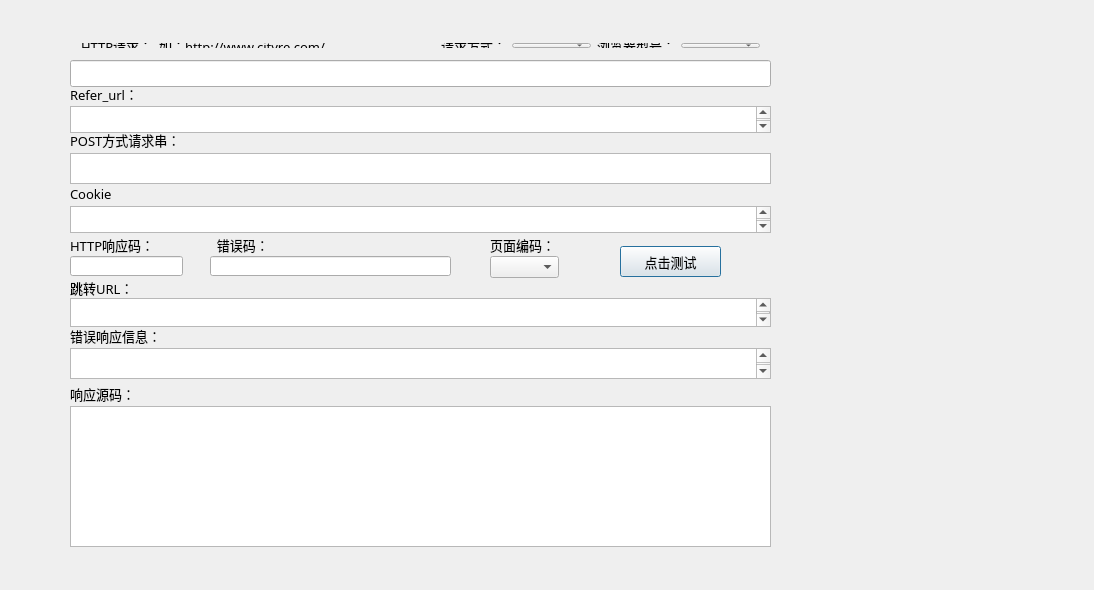
<?xml version="1.0" encoding="UTF-8"?>
<ui version="4.0">
 <class>Dialog</class>
 <widget class="QDialog" name="Dialog">
  <property name="geometry">
   <rect>
    <x>0</x>
    <y>0</y>
    <width>1094</width>
    <height>590</height>
   </rect>
  </property>
  <property name="windowTitle">
   <string>Dialog</string>
  </property>
  <property name="styleSheet">
   <string notr="true">QDialog.bgw{
	border-right:1px solid rgb(170,170,170);
	background:qlineargradient(spread:reflect,
		x1:0,y1:0,x2:1,y2:0,
		stop:0 rgba(207,210,184,255),
		stop:1 rgba(198,210,100,255));
}
QPushButton:pressed {
         background-color: qlineargradient(x1: 0, y1: 0, x2: 0, y2: 1, stop: 0 #aadbfe, stop: 1 #f6f7fa);

}</string>
  </property>
  <property name="class" stdset="0">
   <string>bgw</string>
  </property>
  <widget class="QLabel" name="label_2">
   <property name="geometry">
    <rect>
     <x>70</x>
     <y>234</y>
     <width>91</width>
     <height>21</height>
    </rect>
   </property>
   <property name="font">
    <font>
     <family>微软雅黑</family>
     <pointsize>10</pointsize>
    </font>
   </property>
   <property name="text">
    <string>HTTP响应码：</string>
   </property>
  </widget>
  <widget class="QLabel" name="label_3">
   <property name="geometry">
    <rect>
     <x>70</x>
     <y>278</y>
     <width>71</width>
     <height>20</height>
    </rect>
   </property>
   <property name="font">
    <font>
     <family>微软雅黑</family>
     <pointsize>10</pointsize>
    </font>
   </property>
   <property name="text">
    <string>跳转URL：</string>
   </property>
  </widget>
  <widget class="QLabel" name="label_4">
   <property name="geometry">
    <rect>
     <x>70</x>
     <y>386</y>
     <width>71</width>
     <height>16</height>
    </rect>
   </property>
   <property name="font">
    <font>
     <family>微软雅黑</family>
     <pointsize>10</pointsize>
    </font>
   </property>
   <property name="text">
    <string>响应源码：</string>
   </property>
  </widget>
  <widget class="QLineEdit" name="httprsp">
   <property name="geometry">
    <rect>
     <x>70</x>
     <y>256</y>
     <width>113</width>
     <height>20</height>
    </rect>
   </property>
   <property name="font">
    <font>
     <family>微软雅黑</family>
     <pointsize>11</pointsize>
    </font>
   </property>
  </widget>
  <widget class="QPushButton" name="pushButton">
   <property name="geometry">
    <rect>
     <x>620</x>
     <y>246</y>
     <width>101</width>
     <height>31</height>
    </rect>
   </property>
   <property name="font">
    <font>
     <family>微软雅黑</family>
     <pointsize>10</pointsize>
    </font>
   </property>
   <property name="text">
    <string>点击测试</string>
   </property>
  </widget>
  <widget class="QPlainTextEdit" name="httpcontent">
   <property name="geometry">
    <rect>
     <x>70</x>
     <y>406</y>
     <width>701</width>
     <height>141</height>
    </rect>
   </property>
   <property name="font">
    <font>
     <family>微软雅黑</family>
     <weight>50</weight>
     <bold>false</bold>
    </font>
   </property>
  </widget>
  <widget class="QPlainTextEdit" name="httpgoto">
   <property name="geometry">
    <rect>
     <x>70</x>
     <y>298</y>
     <width>701</width>
     <height>29</height>
    </rect>
   </property>
   <property name="font">
    <font>
     <family>微软雅黑</family>
     <pointsize>11</pointsize>
    </font>
   </property>
  </widget>
  <widget class="QComboBox" name="comboBox">
   <property name="geometry">
    <rect>
     <x>490</x>
     <y>256</y>
     <width>69</width>
     <height>22</height>
    </rect>
   </property>
   <property name="font">
    <font>
     <family>微软雅黑</family>
     <pointsize>10</pointsize>
    </font>
   </property>
  </widget>
  <widget class="QLabel" name="label_5">
   <property name="geometry">
    <rect>
     <x>490</x>
     <y>234</y>
     <width>81</width>
     <height>21</height>
    </rect>
   </property>
   <property name="font">
    <font>
     <family>微软雅黑</family>
     <pointsize>10</pointsize>
    </font>
   </property>
   <property name="text">
    <string>页面编码：</string>
   </property>
  </widget>
  <widget class="QLabel" name="label_6">
   <property name="geometry">
    <rect>
     <x>70</x>
     <y>86</y>
     <width>121</width>
     <height>16</height>
    </rect>
   </property>
   <property name="font">
    <font>
     <family>微软雅黑</family>
     <pointsize>10</pointsize>
    </font>
   </property>
   <property name="text">
    <string>Refer_url：</string>
   </property>
  </widget>
  <widget class="QPlainTextEdit" name="referurl">
   <property name="geometry">
    <rect>
     <x>70</x>
     <y>106</y>
     <width>701</width>
     <height>27</height>
    </rect>
   </property>
   <property name="font">
    <font>
     <family>微软雅黑</family>
     <pointsize>10</pointsize>
    </font>
   </property>
  </widget>
  <widget class="QPlainTextEdit" name="httperrmsg">
   <property name="geometry">
    <rect>
     <x>70</x>
     <y>348</y>
     <width>701</width>
     <height>31</height>
    </rect>
   </property>
   <property name="font">
    <font>
     <family>微软雅黑</family>
     <pointsize>11</pointsize>
    </font>
   </property>
  </widget>
  <widget class="QLabel" name="label_9">
   <property name="geometry">
    <rect>
     <x>70</x>
     <y>328</y>
     <width>121</width>
     <height>16</height>
    </rect>
   </property>
   <property name="font">
    <font>
     <family>微软雅黑</family>
     <pointsize>10</pointsize>
    </font>
   </property>
   <property name="text">
    <string>错误响应信息：</string>
   </property>
  </widget>
  <widget class="QLabel" name="label_10">
   <property name="geometry">
    <rect>
     <x>210</x>
     <y>234</y>
     <width>91</width>
     <height>21</height>
    </rect>
   </property>
   <property name="font">
    <font>
     <family>微软雅黑</family>
     <pointsize>10</pointsize>
    </font>
   </property>
   <property name="text">
    <string>  错误码：</string>
   </property>
  </widget>
  <widget class="QLineEdit" name="httperrcode">
   <property name="geometry">
    <rect>
     <x>210</x>
     <y>256</y>
     <width>241</width>
     <height>20</height>
    </rect>
   </property>
   <property name="font">
    <font>
     <family>微软雅黑</family>
     <pointsize>11</pointsize>
    </font>
   </property>
  </widget>
  <widget class="QPlainTextEdit" name="cookiestring">
   <property name="geometry">
    <rect>
     <x>70</x>
     <y>206</y>
     <width>701</width>
     <height>27</height>
    </rect>
   </property>
   <property name="font">
    <font>
     <family>微软雅黑</family>
     <pointsize>10</pointsize>
    </font>
   </property>
  </widget>
  <widget class="QLabel" name="label_11">
   <property name="geometry">
    <rect>
     <x>70</x>
     <y>186</y>
     <width>121</width>
     <height>16</height>
    </rect>
   </property>
   <property name="font">
    <font>
     <family>微软雅黑</family>
     <pointsize>10</pointsize>
    </font>
   </property>
   <property name="text">
    <string>Cookie</string>
   </property>
  </widget>
  <widget class="QLabel" name="label_12">
   <property name="geometry">
    <rect>
     <x>70</x>
     <y>132</y>
     <width>121</width>
     <height>16</height>
    </rect>
   </property>
   <property name="font">
    <font>
     <family>微软雅黑</family>
     <pointsize>10</pointsize>
    </font>
   </property>
   <property name="text">
    <string>POST方式请求串：</string>
   </property>
  </widget>
  <widget class="QPlainTextEdit" name="poststr">
   <property name="geometry">
    <rect>
     <x>70</x>
     <y>153</y>
     <width>701</width>
     <height>31</height>
    </rect>
   </property>
   <property name="font">
    <font>
     <family>微软雅黑</family>
     <pointsize>10</pointsize>
    </font>
   </property>
  </widget>
  <widget class="QWidget" name="layoutWidget">
   <property name="geometry">
    <rect>
     <x>70</x>
     <y>32</y>
     <width>701</width>
     <height>27</height>
    </rect>
   </property>
   <layout class="QHBoxLayout" name="horizontalLayout">
    <item>
     <widget class="QLabel" name="label">
      <property name="font">
       <font>
        <family>微软雅黑</family>
        <pointsize>10</pointsize>
       </font>
      </property>
      <property name="text">
       <string>HTTP请求：</string>
      </property>
     </widget>
    </item>
    <item>
     <widget class="QLabel" name="label_8">
      <property name="font">
       <font>
        <family>微软雅黑</family>
        <pointsize>10</pointsize>
       </font>
      </property>
      <property name="text">
       <string>如：http://www.cityre.com/</string>
      </property>
     </widget>
    </item>
    <item>
     <spacer name="horizontalSpacer">
      <property name="orientation">
       <enum>Qt::Horizontal</enum>
      </property>
      <property name="sizeHint" stdset="0">
       <size>
        <width>40</width>
        <height>20</height>
       </size>
      </property>
     </spacer>
    </item>
    <item>
     <widget class="QLabel" name="label_7">
      <property name="font">
       <font>
        <family>微软雅黑</family>
        <pointsize>10</pointsize>
       </font>
      </property>
      <property name="text">
       <string>请求方式：</string>
      </property>
     </widget>
    </item>
    <item>
     <widget class="QComboBox" name="comboBox_2">
      <property name="font">
       <font>
        <family>微软雅黑</family>
        <pointsize>10</pointsize>
       </font>
      </property>
     </widget>
    </item>
    <item>
     <widget class="QLabel" name="label_13">
      <property name="font">
       <font>
        <family>微软雅黑</family>
        <pointsize>10</pointsize>
       </font>
      </property>
      <property name="text">
       <string>浏览器型号：</string>
      </property>
     </widget>
    </item>
    <item>
     <widget class="QComboBox" name="comboBox_3">
      <property name="font">
       <font>
        <family>微软雅黑</family>
        <pointsize>10</pointsize>
       </font>
      </property>
     </widget>
    </item>
   </layout>
  </widget>
  <widget class="QLineEdit" name="httpreq">
   <property name="geometry">
    <rect>
     <x>70</x>
     <y>60</y>
     <width>701</width>
     <height>27</height>
    </rect>
   </property>
   <property name="font">
    <font>
     <family>微软雅黑</family>
     <pointsize>10</pointsize>
    </font>
   </property>
  </widget>
 </widget>
 <layoutdefault spacing="6" margin="11"/>
 <resources/>
 <connections/>
</ui>
